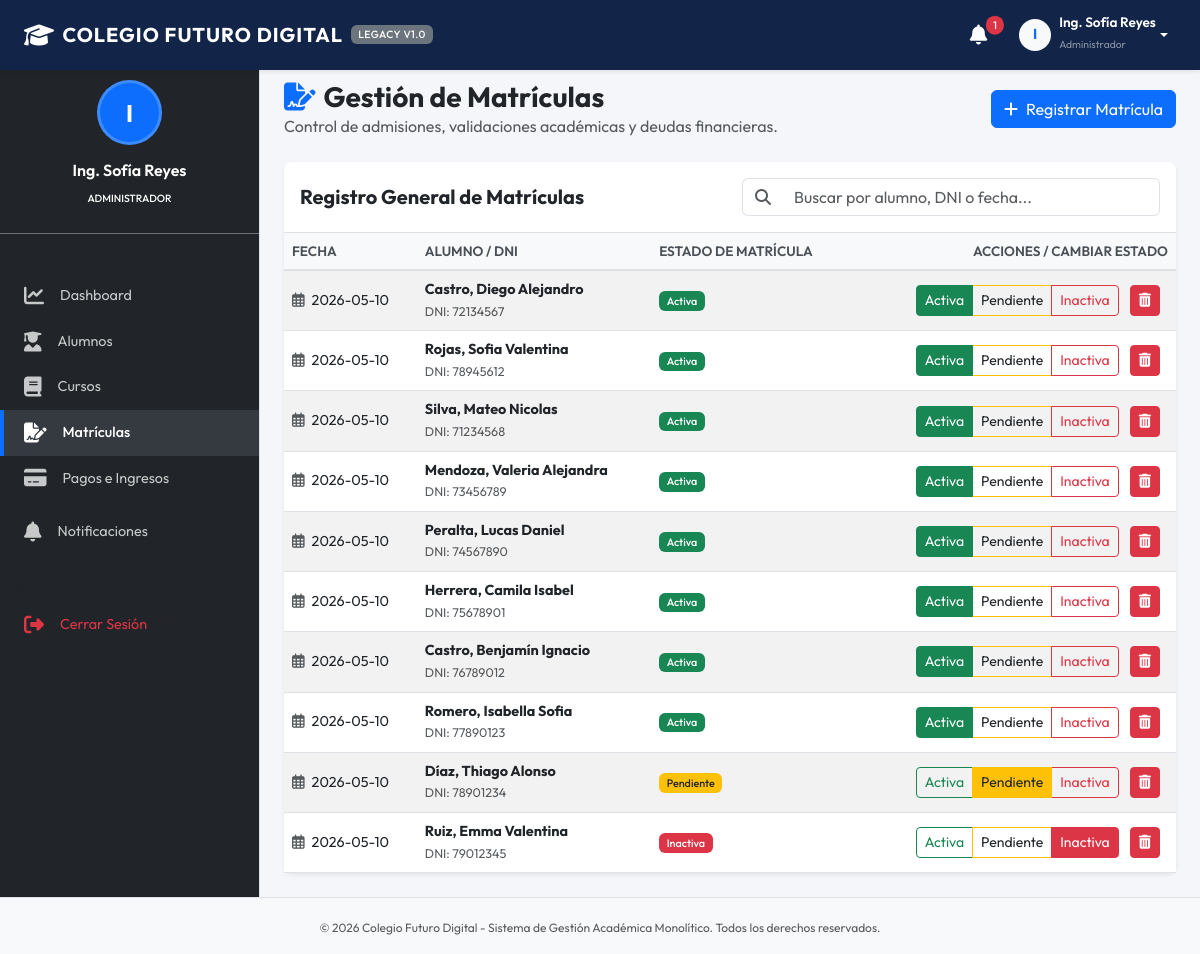
Before: /modules/matriculas.php (signed in) with the older database file.
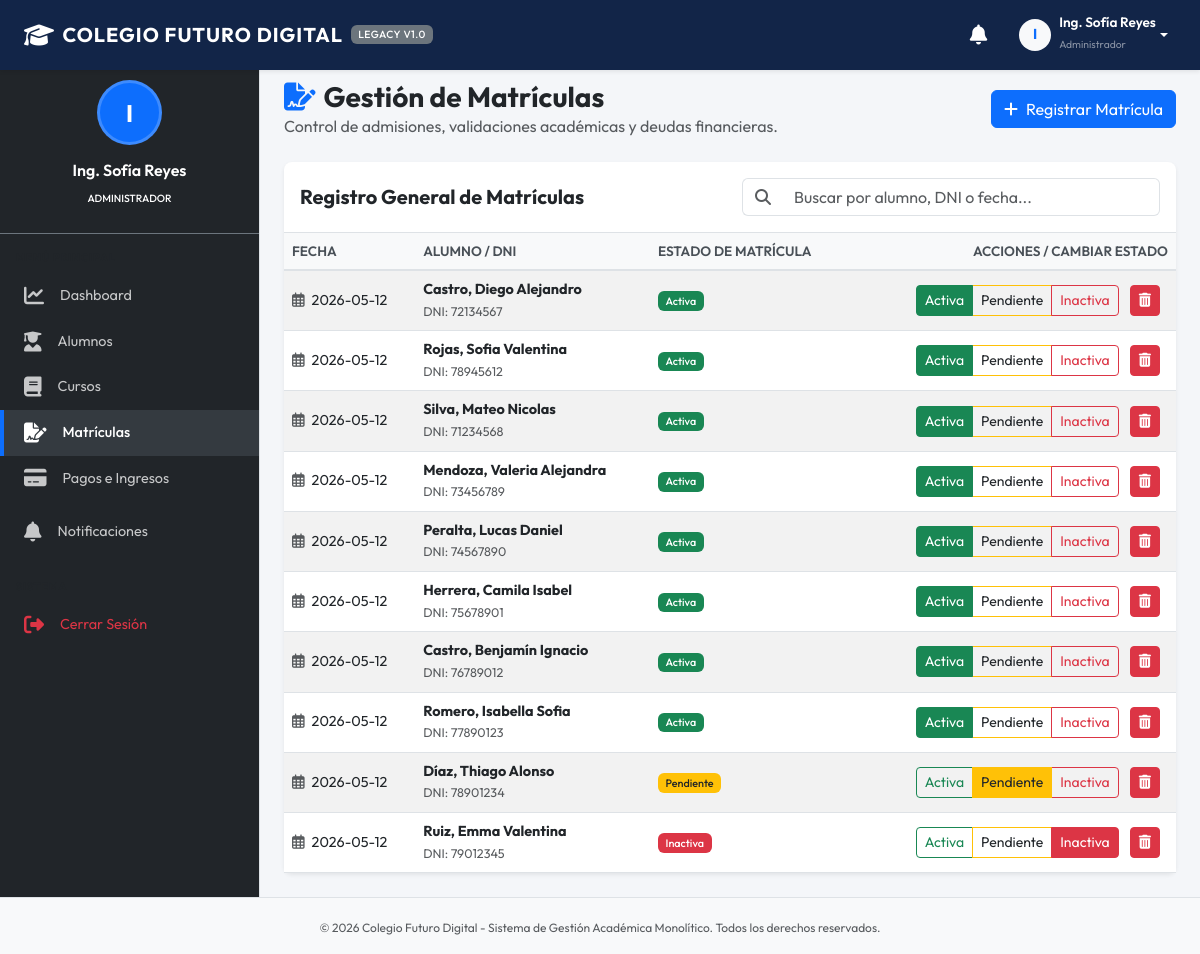
After: the same page with the newer database file.
### tables this page shows
CREATE TABLE matriculas (
            id INTEGER PRIMARY KEY AUTOINCREMENT,
            alumno_id INTEGER NOT NULL,
            fecha TEXT NOT NULL,
            estado TEXT DEFAULT 'Pendiente' CHECK(estado IN ('Activa', 'Inactiva', 'Pendiente')),
            FOREIGN KEY (alumno_id) REFERENCES alumnos(id) ON DELETE CASCADE
        );

CREATE TABLE alumnos (
            id INTEGER PRIMARY KEY AUTOINCREMENT,
            usuario_id INTEGER UNIQUE,
            nombre TEXT NOT NULL,
            apellido TEXT NOT NULL,
            documento TEXT UNIQUE NOT NULL,
            fecha_nacimiento TEXT,
            direccion TEXT,
            telefono TEXT,
            estado_academico TEXT DEFAULT 'Regular' CHECK(estado_academico IN ('Regular', 'Condicional', 'Suspendido', 'Egresado')),
            FOREIGN KEY (usuario_id) REFERENCES usuarios(id) ON DELETE SET NULL
        );

### modules/matriculas.php (the view, shortened to what the rows shown need)
<?php
$action = $_GET['action'] ?? 'list';
require_once __DIR__ . '/../includes/header.php';
require_once __DIR__ . '/../includes/sidebar.php';
?>
<div class="d-flex justify-content-between align-items-center mb-4">
    <div>
        <h1 class="h3 mb-0 text-dark fw-bold"><i class="fa-solid fa-file-signature me-2 text-primary"></i>Gestión de Matrículas</h1>
    </div>
</div>
<?php if ($action === 'list'): ?>
    <?php
    try {
        $stmt = $pdo->query("
            SELECT m.*, a.nombre, a.apellido, a.documento
            FROM matriculas m
            JOIN alumnos a ON m.alumno_id = a.id
            ORDER BY m.fecha DESC
        ");
        $matriculas = $stmt->fetchAll();
    } catch (PDOException $e) {
        echo "<div class='alert alert-danger'>Error al cargar matrículas: " . $e->getMessage() . "</div>";
        $matriculas = [];
    }
    ?>
    <div class="card bg-white shadow-sm border-0">
        <div class="card-body p-0">
            <div class="table-responsive">
                <table class="table table-hover table-striped align-middle mb-0">
                    <thead>
                        <tr>
                            <th>Fecha</th>
                            <th>Alumno / DNI</th>
                            <th>Estado de Matrícula</th>
                            <th class="text-end">Acciones / Cambiar Estado</th>
                        </tr>
                    </thead>
                    <tbody>
                        <?php if (empty($matriculas)): ?>
                            <tr>
                                <td colspan="4" class="text-center py-4 text-muted">No se registran matrículas procesadas.</td>
                            </tr>
                        <?php else: ?>
                            <?php foreach ($matriculas as $mat): ?>
                                <tr>
                                    <td><i class="fa-regular fa-calendar-days me-1 text-muted"></i> <?php echo htmlspecialchars($mat['fecha']); ?></td>
                                    <td>
                                        <div class="fw-bold"><?php echo htmlspecialchars($mat['apellido'] . ', ' . $mat['nombre']); ?></div>
                                        <small class="text-muted">DNI: <?php echo htmlspecialchars($mat['documento']); ?></small>
                                    </td>
                                    <td>
                                        <?php
                                        $badgeColor = 'bg-success';
                                        if ($mat['estado'] === 'Pendiente') $badgeColor = 'bg-warning text-dark';
                                        elseif ($mat['estado'] === 'Inactiva') $badgeColor = 'bg-danger';
                                        ?>
                                        <span class="badge <?php echo $badgeColor; ?>"><?php echo $mat['estado']; ?></span>
                                    </td>
                                    <td class="text-end px-3">
                                        <div class="btn-group btn-group-sm me-2" role="group">
                                            <a href="matriculas.php?action=change_status&id=<?php echo $mat['id']; ?>&status=Activa" class="btn btn-outline-success <?php echo $mat['estado'] == 'Activa' ? 'active' : ''; ?>" title="Activar">Activa</a>
                                            <a href="matriculas.php?action=change_status&id=<?php echo $mat['id']; ?>&status=Pendiente" class="btn btn-outline-warning text-dark <?php echo $mat['estado'] == 'Pendiente' ? 'active' : ''; ?>" title="Pendiente">Pendiente</a>
                                            <a href="matriculas.php?action=change_status&id=<?php echo $mat['id']; ?>&status=Inactiva" class="btn btn-outline-danger <?php echo $mat['estado'] == 'Inactiva' ? 'active' : ''; ?>" title="Inactivar">Inactiva</a>
                                        </div>
                                        <a href="matriculas.php?action=delete&id=<?php echo $mat['id']; ?>" class="btn btn-sm btn-danger" title="Eliminar Matrícula" onclick="return confirmarEliminacion('¿Desea eliminar este registro de matrícula? Los cursos asignados inicialmente no se borrarán pero el alumno perderá su estatus de matriculado.');"><i class="fa-solid fa-trash-can"></i></a>
                                    </td>
                                </tr>
                            <?php endforeach; ?>
                        <?php endif; ?>
                    </tbody>
                </table>
            </div>
        </div>
    </div>
<?php endif; ?>
<?php
require_once __DIR__ . '/../includes/footer.php';
?>

Changed rows visible on the page:
changed matriculas "Castro, Diego Alejandro": fecha "2026-05-10" → "2026-05-12"
changed matriculas "Rojas, Sofia Valentina": fecha "2026-05-10" → "2026-05-12"
changed matriculas "Silva, Mateo Nicolas": fecha "2026-05-10" → "2026-05-12"
changed matriculas "Mendoza, Valeria Alejandra": fecha "2026-05-10" → "2026-05-12"
changed matriculas "Peralta, Lucas Daniel": fecha "2026-05-10" → "2026-05-12"
changed matriculas "Herrera, Camila Isabel": fecha "2026-05-10" → "2026-05-12"
changed matriculas "Castro, Benjamín Ignacio": fecha "2026-05-10" → "2026-05-12"
changed matriculas "Romero, Isabella Sofia": fecha "2026-05-10" → "2026-05-12"
changed matriculas "Pendiente": fecha "2026-05-10" → "2026-05-12"
changed matriculas "Inactiva": fecha "2026-05-10" → "2026-05-12"
Other visible differences:
$notif_count: "1" → (not shown)
